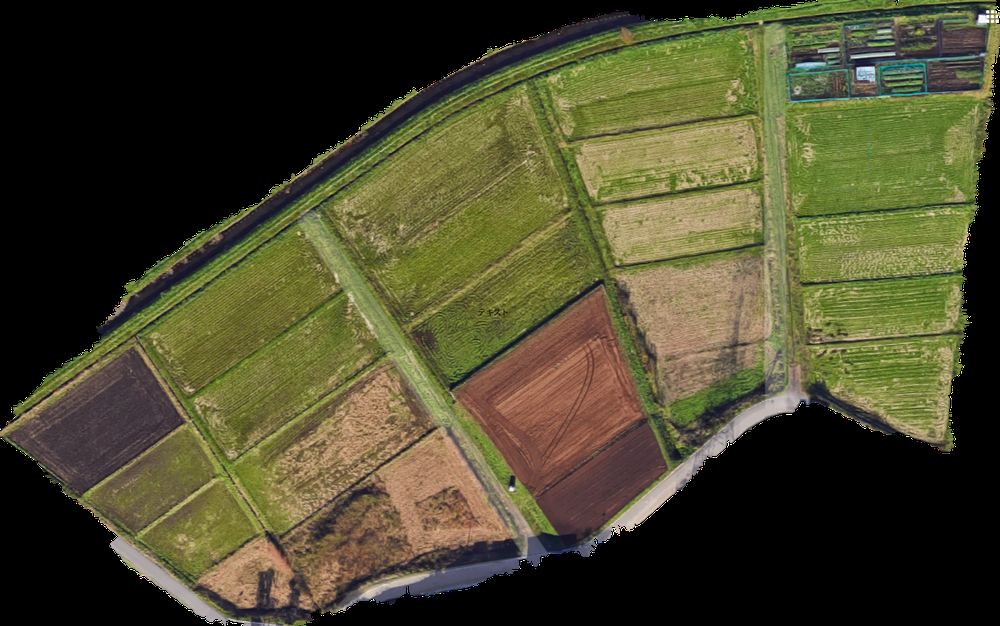
#> input picture sources/men.png, 1000 x 626 px, shrunk from 1271 x 796 before the run, found by its file name
$ python all_menseki.py
#> lines starting #> are read from the running program, lines starting #| are printed output that depends on the picture; after the words box and inside, x2 and y2 are one past the last pixel; in counts of white or black regions, pixels touching at a corner belong together
# -*- coding: utf-8 -*-
import cv2
import numpy as np

def main():
    im = cv2.imread("men.png") # 画像の取得
#> im is the input picture: shape (626, 1000, 3); mean B, G, R 44.7, 72, 74.5
    hsv = cv2.cvtColor(im, cv2.COLOR_BGR2HSV)   # HSV変換
#> hsv: shape (626, 1000, 3); mean H, S, V 26.6, 71.4, 78.5
    # 青色のHSV範囲
    #hsv_min = np.array([80, 150, 0])
    #hsv_max = np.array([150, 255, 255])
    # 緑色のHSV範囲
    hsv_min = np.array([10, 80, 0])
    hsv_max = np.array([80, 255, 255])
    mask = cv2.inRange(hsv, hsv_min,  hsv_max)
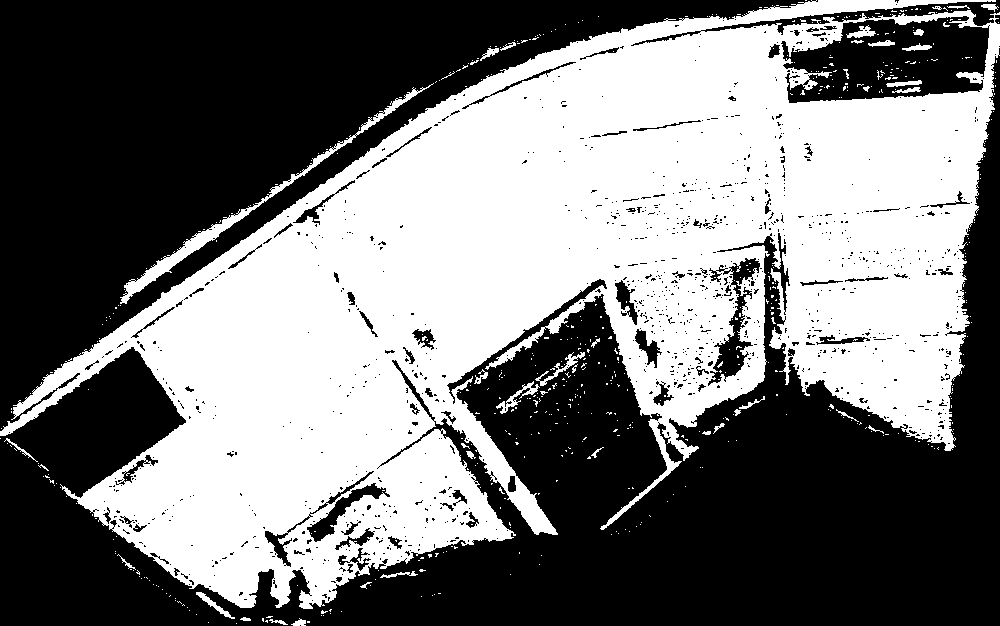
#> mask: shape (626, 1000); 46.8% white; 566 white regions (527 under 20 px), largest, box (x1, y1, x2, y2) and area: (0, 0, 1000, 609) 286254, (120, 83, 434, 304) 2737, (496, 381, 540, 414) 309
    m = cv2.countNonZero(mask)
#> m = 293262
    h, w = mask.shape
#> h = 626; w = 1000
    per = round(100*float(m)/(w * h),1)
#> per = 46.8
    print("Moment[px]:",m)
#| Moment[px]: 293262
    print("Percent[%]:", per)
#| Percent[%]: 46.8
    cv2.imshow("Mask",mask)
    cv2.waitKey(0)
    cv2.destroyAllWindows()

if __name__ == '__main__':
    main()
